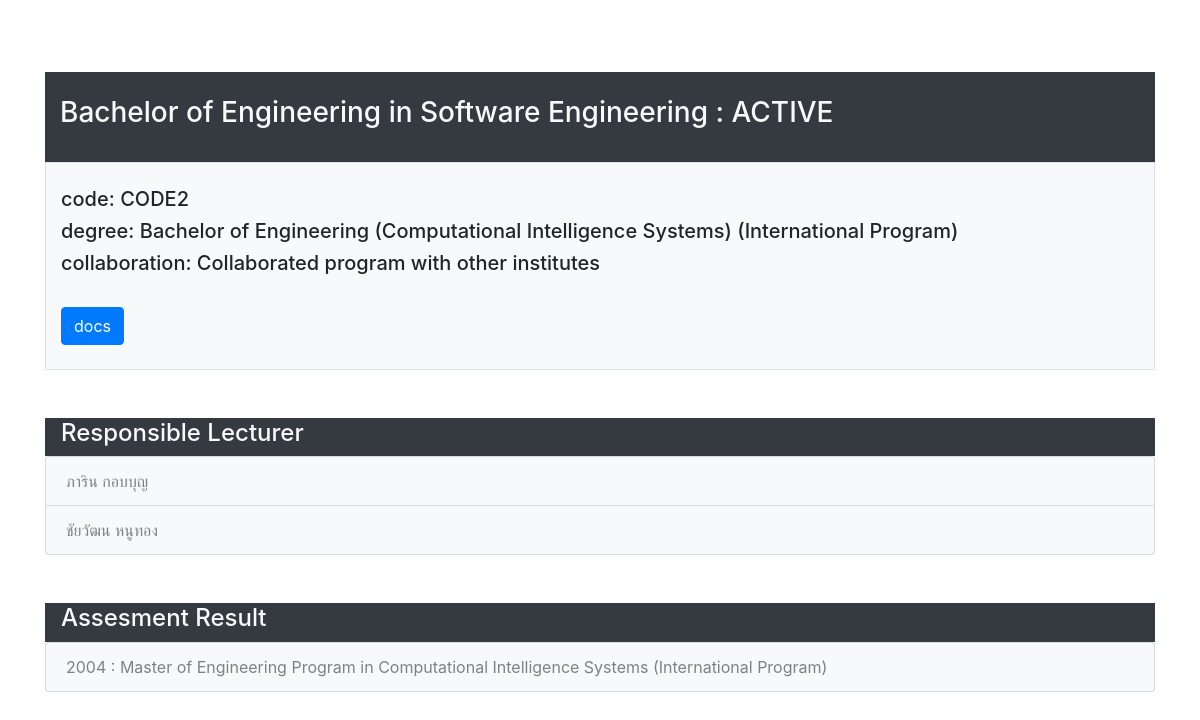
Page /program_detail/2/ on the earlier database version.
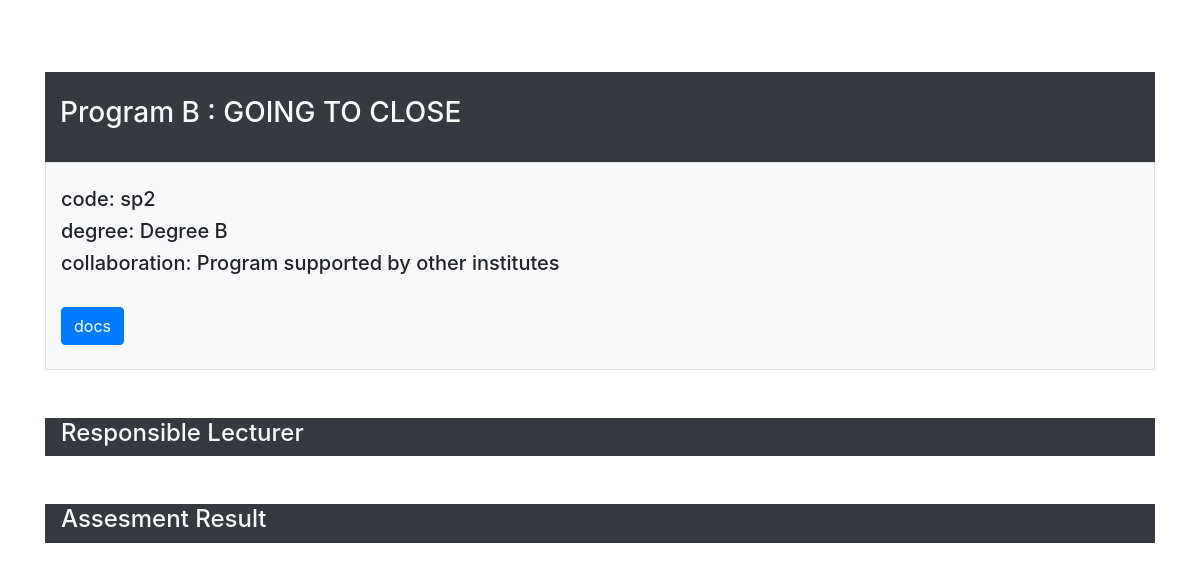
Same page on the later database version.
### study_program/models.py (models this page shows, shortened)
class StudyProgram(models.Model):
    code = models.CharField(max_length=200)
    name = models.CharField(max_length=200)
    status_choices = (
        ('ACTIVE', 'ACTIVE'),
        ('GOING TO CLOSE', 'GOING TO CLOSE'),
        ('NOT ACTIVE', 'NOT ACTIVE'),
    )
    program_status = models.CharField(max_length=200, choices=status_choices )
    degree_and_major = models.CharField(max_length=400)
    collaboration_choices = (
        ('Program issued specifically by KMITL', 'Program issued specifically by KMITL'),
        ('Program supported by other institutes', 'Program supported by other institutes'),
        ('Collaborated program with other institutes', 'Collaborated program with other institutes'),
    )
    collaboration_with_other_institues = models.TextField(max_length=400, choices = collaboration_choices)
    pdf_docs = models.FileField(upload_to='study_program_details/')
    responsible_professors = models.ManyToManyField(Professor, through=Professor.responsible_program.through, blank=True)
    past_assessment = models.ManyToManyField('AssessmentResult', blank=True)
    def __str__(self):
        return self.name

class Professor(models.Model):
    professor_id = models.CharField(max_length = 200)
    academic_title = models.CharField(max_length = 200)
    name_surname = models.CharField(max_length = 200)
    date_of_birth = models.DateField()
    YEAR_CHOICES = []
    for r in range(1980, (datetime.datetime.now().year+1)):
        YEAR_CHOICES.append((r,r))
    bsc = models.CharField(max_length = 200)
    bsc_grad_institute = models.CharField(max_length = 200)
    bsc_year = models.IntegerField(('year'), choices=YEAR_CHOICES, default=datetime.datetime.now().year)
    msc = models.CharField(max_length = 200)
    msc_grad_institute = models.CharField(max_length = 200)
    msc_year = models.IntegerField(('year'), choices=YEAR_CHOICES, default=datetime.datetime.now().year)
    phd = models.CharField(max_length = 200)
    phd_grad_institute = models.CharField(max_length = 200)
    phd_year = models.IntegerField(('year'), choices=YEAR_CHOICES, default=datetime.datetime.now().year)
    phone = models.CharField(max_length = 200)
    email = models.CharField(max_length = 200)
    university = models.CharField(max_length = 200)
    additional_degree = models.CharField(max_length = 200, blank = True)
    responsible_program = models.ManyToManyField('StudyProgram', blank=True)
    committee_profile = models.ManyToManyField('Committee', blank=True)

class AssessmentResult(models.Model):
    code = models.CharField(max_length=200)
    committee_id = models.ManyToManyField(Committee, blank=True)
    program_id = models.ForeignKey(StudyProgram, on_delete=models.PROTECT, null=True)
    YEAR_CHOICES = []
    for r in range(1980, (datetime.datetime.now().year+1)):
        YEAR_CHOICES.append((r,r))
    year = models.IntegerField(('year'), choices=YEAR_CHOICES, default=datetime.datetime.now().year)
    curriculum_status_choices = (
        ('New', 'New'),
        ('Modify', 'Modify'),
    )
    curriculum_status = models.TextField(max_length=400, choices = curriculum_status_choices)
    curriculum_status_year = models.IntegerField(('หลักสูตรปี'), choices=YEAR_CHOICES, default=datetime.datetime.now().year)
    curriculum_standard_choices = (
            ('New', 'New'),
            ('Modify', 'Modify'),
    )
    curriculum_standard = models.IntegerField(('มาตรฐานหลักสูตรตามปี'), choices=YEAR_CHOICES, default=datetime.datetime.now().year)
    pdf_docs = models.FileField(upload_to='assessment_details/')
    aun_id = models.ForeignKey('AUN', on_delete=models.PROTECT, null=True)

### study_program/views.py (the view)
# urls.py: path('program_detail/<int:program_id>/', views.program_detail, name='program_detail'),
def program_detail(request, program_id):
    detail = get_object_or_404(StudyProgram, pk=program_id)
    faculties_list = {'1':'Science', '2':'Engineering', '3':'Medicine'}
    professor_list = []
    for professor in detail.responsible_professors.all():
        professor_list.append(professor)
    assessment_list =[]
    for assessment in detail.past_assessment.all():
        assessment_list.append(assessment)
    return render(request, 'study_program/program_detail.html', {'program_detail': detail, 'faculties': faculties_list, 'professors':professor_list, 'assessment_list':assessment_list})

### study_program/templates/study_program/program_detail.html (shortened to what this page needs)
<head>
    <link rel="stylesheet" href="https://stackpath.bootstrapcdn.com/bootstrap/4.1.3/css/bootstrap.min.css">
</head>
<main>
    <div class="container">
        <br/>
        <br/>
        <br/>
        <div class="text-light bg-dark border-dark container">
            <br/>
            <h3>{{ program_detail.name }} : {{ program_detail.program_status }}</h3>
            <br/>
        </div>
        <div class="container bg-light border">
            <br/>
            <h5>code: {{ program_detail.code }}</h5>
            <h5>degree: {{ program_detail.degree_and_major }}</h5>
            <h5>collaboration: {{ program_detail.collaboration_with_other_institues }}</h5>
            <br/>
            <a class= "btn btn-primary" href="{{ program_detail.pdf_docs.url }}">docs</a>
            <br/>
            <br/>
        </div>
        <br/>
        <br/>
        <div class="text-light bg-dark border border-dark container">
            <h4>Responsible Lecturer</h4>
        </div>
        <div class=bg-light>
            <ul class="list-group">
                {% for responsible_professor in professors %}
                    <a class="list-group-item list-group-item-light bg-light"  href = "{% url 'professor_profile' responsible_professor.id %}">{{ responsible_professor.name_surname}}</a>
                {% endfor %}
            </ul>
        </div>
        <br/>
        <br/>
        <div class="text-light bg-dark border border-dark container">
            <h4>Assesment Result</h4>
        </div>
        <div class=bg-light>
            <ul class="list-group">
                {% for assessment in assessment_list %}
                    <a class="list-group-item list-group-item-light bg-light"  href = "{% url 'assessment_result' assessment.id %}">{{assessment.year}} : {{ assessment.program_id }}</a>
                {% endfor %}
            </ul>
        </div>
        <br/>
        <br/>
    </div>
</main>

Differences in the rows shown:
removed Professor: name_surname "ภาริน กอบบุญ"
removed Professor: name_surname "ชัยวัฒน หนูทอง"
removed AssessmentResult: year "2004", program_id "Master of Engineering Program in Computational Intelligence Systems (International Program)"
changed StudyProgram: name "Bachelor of Engineering in Software Engineering" → "Program B"; program_status "ACTIVE" → "GOING TO CLOSE"; code "CODE2" → "sp2"; degree_and_major "Bachelor of Engineering (Computational Intelligence Systems) (International Program)" → "Degree B"; collaboration_with_other_institues "Collaborated program with other institutes" → "Program supported by other institutes"
